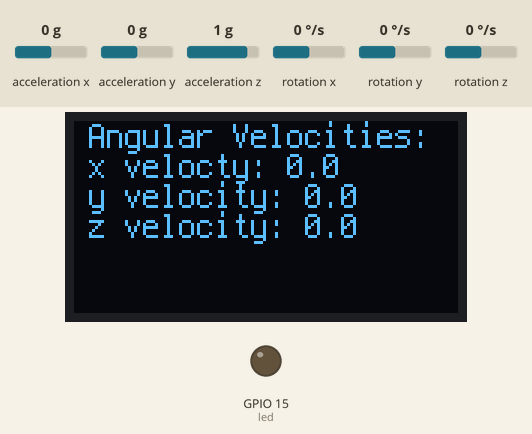
This program was run on a simulated Raspberry Pi (BCM pin numbers). On the bench: 128×64 one-colour display, output pins drawn as LEDs (lit = HIGH). Inputs (shaded band) come from the test bench; at power-on: acceleration z 1 g, rotation x 0 °/s, rotation y 0 °/s, rotation z 0 °/s, acceleration x 0 g, acceleration y 0 g. What the program prints to the terminal is not drawn.

Above: at 1.2 s.
1.3 s: acceleration z set to 0.3 g
2.9 s: acceleration z set to 0 g
At 3.6 s:
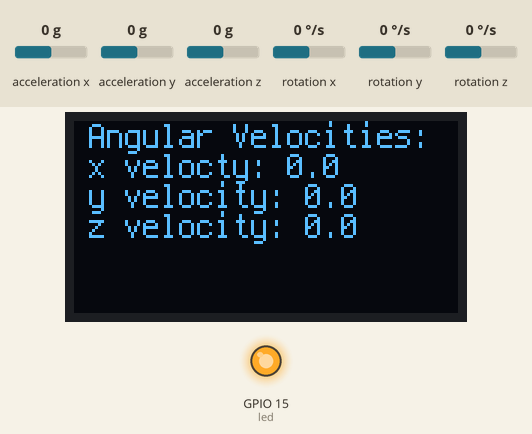
4.8 s: rotation x set to -192 °/s
At 6.0 s:
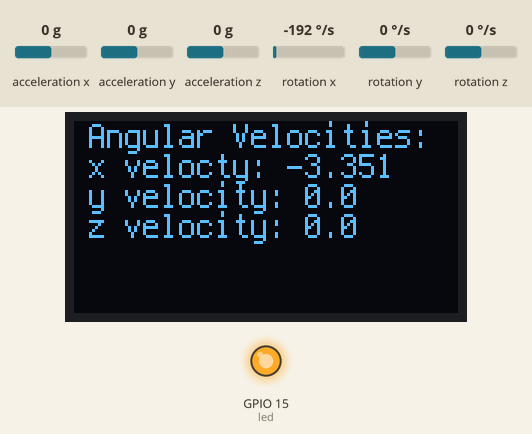
6.3 s: rotation y set to -192 °/s
At 6.8 s:
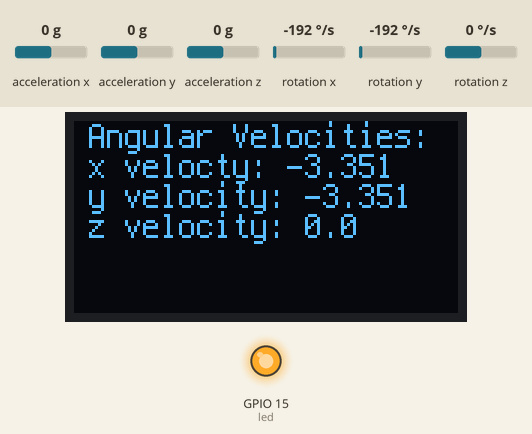
7.8 s: rotation z set to -192 °/s
At 8.8 s:
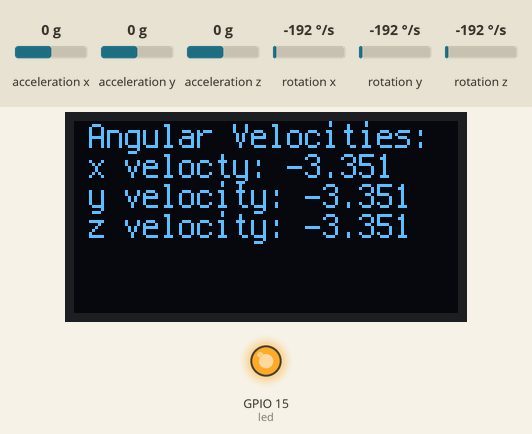
Timing chart, 0 to 10.3 s (numbered marks = the images above; inputs shaded):
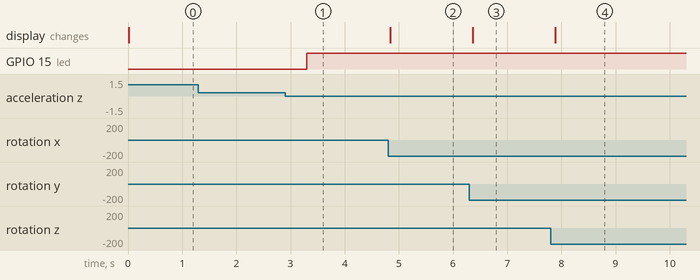

Measured:
- the behaviour switches between 0.2 and 0.1 g on acceleration z (found by bisection; images 0 and 1)
- after the input at 1.3 s, every drawn part: stays the same
- after the input at 2.9 s, GPIO 15 (led): LOW → HIGH after 0.40 s
- after the input at 4.8 s, the display: changes at once (image 2)
- after the input at 6.3 s, the display: changes after 0.06 s (image 3)
- after the input at 7.8 s, the display: changes after 0.08 s (image 4)

The program:

grayCrash3.py
```python
# type: ignore

import adafruit_mpu6050 as imu
import busio
import board
from time import sleep
import digitalio
from adafruit_display_text import label
import adafruit_displayio_ssd1306
import terminalio
import displayio

displayio.release_displays()

sdaPin = board.GP2  # define which SDA & SCL pins to use - HAVE TO BE CONNECTED TO SAME I2C ON PICO
sclPin = board.GP3
i2c = busio.I2C(sclPin, sdaPin)

mpu = imu.MPU6050(i2c, address = 0x68)  # set up mpu sensor accelerometer - device address from test code

led = digitalio.DigitalInOut(board.GP15)  # connect led to board
led.direction = digitalio.Direction.OUTPUT

display_bus = displayio.I2CDisplay(i2c, device_address = 0x3d, reset = board.GP5)  # set up oled screen - device address from test code
display = adafruit_displayio_ssd1306.SSD1306(display_bus, width=128, height=64)

# in order to pull a fancy list (called a tuple) of the x, y, and z acceleration value in m/s^2, would call mpu.acceleration
# for angular velocity, would call mpu.gyro

while True:
    accelerationVals = mpu.acceleration
    angularVals = mpu.gyro

    splash = displayio.Group()

    title = f"Angular Velocities:"
    line1 = f"x velocty: {round(angularVals[0], 3)}"  # make lines to print with x, y, and z angular velocities rounded to 3 decimals
    line2 = f"y velocity: {round(angularVals[1], 3)}"
    line3 = f"z velocity: {round(angularVals[2], 3)}"

    titleLine = label.Label(terminalio.FONT, text = title, color = 0xFFFF00, x = 5, y = 5)  # print to screen, and tell it where (coordinate) to start the text
    splash.append(titleLine)  # add this line to splash

    firstLine = label.Label(terminalio.FONT, text = line1, color = 0xFFFF00, x = 5, y = 15)  # x-coordinate the same, changed the y-coordinate to lower on screen
    splash.append(firstLine)

    secondLine = label.Label(terminalio.FONT, text = line2, color = 0xFFFF00, x = 5, y = 25)
    splash.append(secondLine)

    thirdLine = label.Label(terminalio.FONT, text = line3, color = 0xFFFF00, x = 5, y = 35)
    splash.append(thirdLine)

    display.show(splash)

    print(f"X acceleration: {accelerationVals[0]} m/s2")
    print(f"Y acceleration: {accelerationVals[1]} m/s2")
    print(f"Z acceleration: {accelerationVals[2]} m/s2")
    print("")
    sleep(.25)

    if accelerationVals[2] <= 1:
        led.value = True
        print("WARNING")

    else:
        led.value = False
```
